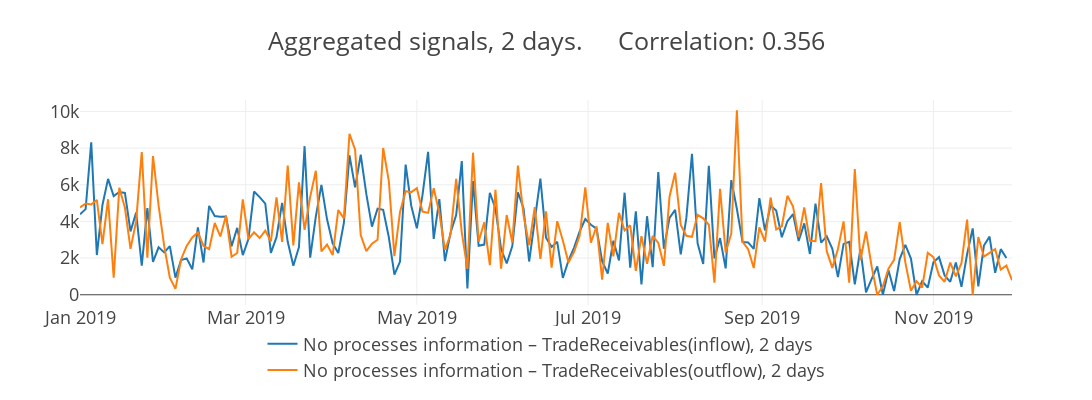
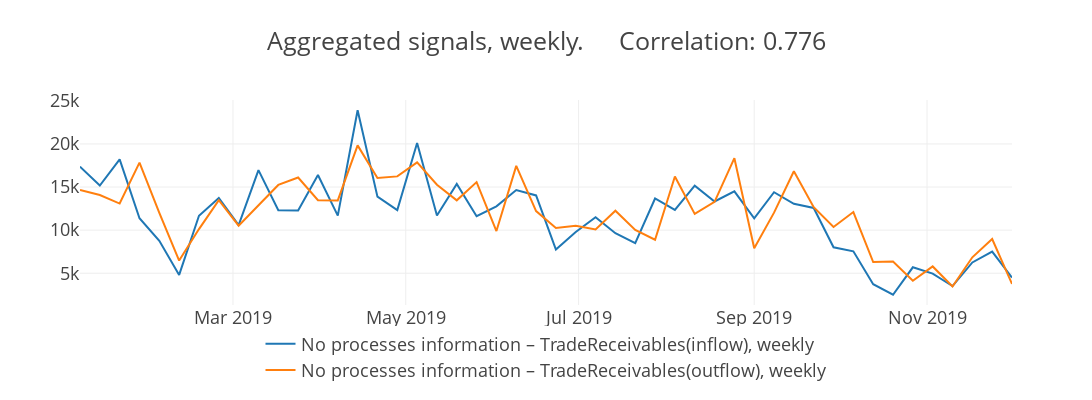
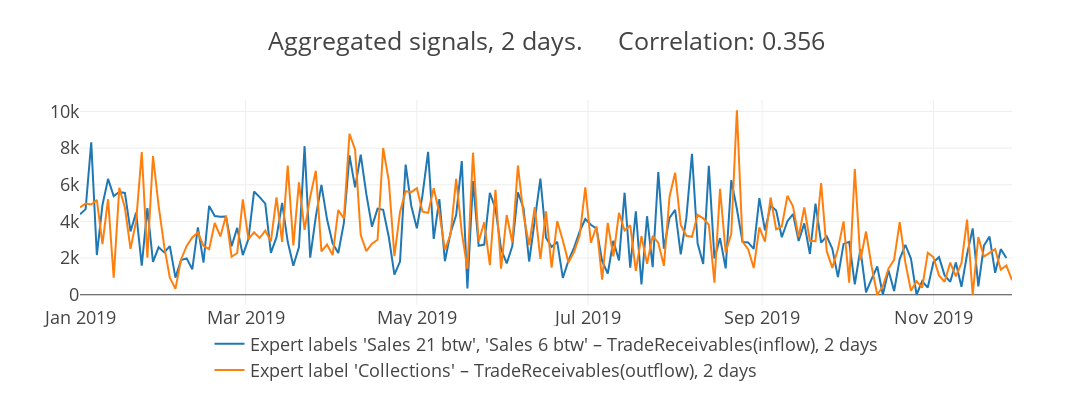
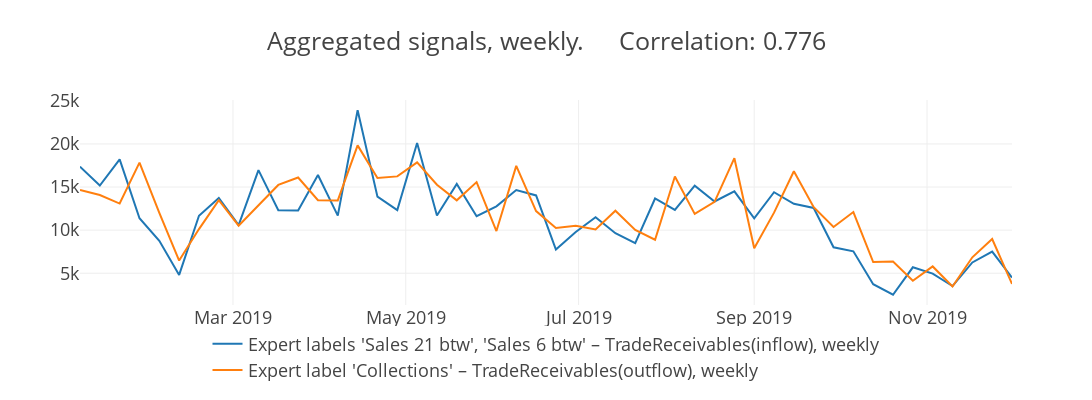

Notebook cell for these charts, in order:
### Markdown cell above
# Trade receivables plausible relationship

### Code cell
from NetEmbs.utils.modelling.extract_signals import extract_signals
from NetEmbs.utils.modelling.evaluation import evaluate_model
Relationship_name = "TradeReceivables"
TR_DF = pd.DataFrame() # Empty DataFrame to store results
# /////////// CD Model query \\\\\\\\\\\\\
CURENT_QUERY = [{"select": ["ALL"], 
                              "_with": {"FA_Name": "TradeReceivables", "flow": "inflow"}}, 
                                {"select": ["ALL"], "_with": {"FA_Name": "TradeReceivables", "flow": "outflow"}}]
for agg_period in ["2D", "W"]:
    cur_result = extract_signals(df_all, shift=(0, -2), query=CURENT_QUERY, 
                                 on="label", agg_period=agg_period, 
                title=f"{IMAGE_FOLDER}/CD_Model_{Relationship_name}_{agg_period}_")
    TR_DF = TR_DF.append(cur_result.assign(Model="CD Model", agg_period=agg_period))
    
# Repeat the same for expert labels
# ///////// Expert Model query \\\\\\\\\\\\\\
CURENT_QUERY = [{"select": ["Sales 21 btw", "Sales 6 btw"], 
                              "_with": {"FA_Name": "TradeReceivables", "flow": "inflow"}}, 
                                {"select": ["Collections"], "_with": {"FA_Name": "TradeReceivables", "flow": "outflow"}}]
for agg_period in ["2D", "W"]:
    cur_result = extract_signals(df_all, shift=(0, -2), query=CURENT_QUERY, 
                                 on="GroundTruth", agg_period=agg_period, 
                title=f"{IMAGE_FOLDER}/expertFSN_{Relationship_name}_{agg_period}_")
    TR_DF = TR_DF.append(cur_result.assign(Model="Expert labels FSN Model", agg_period=agg_period))
    
# And predicted labels
# CD Model query
CURENT_QUERY = [{"select": [2, 10], 
                              "_with": {"FA_Name": "TradeReceivables", "flow": "inflow"}}, 
                                {"select": [0], "_with":  {"FA_Name": "TradeReceivables", "flow": "outflow"}}]
for agg_period in ["2D", "W"]:
    cur_result = extract_signals(df_all, shift=(0, -2), query=CURENT_QUERY, 
                                 on="label", agg_period=agg_period, 
                title=f"{IMAGE_FOLDER}/aFSN_{Relationship_name}_{agg_period}_")
    TR_DF = TR_DF.append(cur_result.assign(Model="Predicted labels FSN Model", agg_period=agg_period))
    
# Store scores to file
TR_DF.groupby(["Model", "agg_period"]).apply(evaluate_model).to_excel(f"{IMAGE_FOLDER}/Scores_for_{Relationship_name}.xlsx")

# Plot regression, Do not worry, I scaled the data here to unit interval. Update Axis labels according to your data.
for name, group in TR_DF.groupby("agg_period"):
    draw.regression_plot(group, save=True, filename=f"{IMAGE_FOLDER}/{Relationship_name}_{name}", 
                         labels=["Trade Receivables, inflow", "Trade Receivables, outflow"], context="paper_full")

### Figure 1 — Plotly figure (JSON) as saved in the notebook; plotly's stock layout.template omitted (floating-point values rounded to 4 significant figures; data arrays with more than 128 entries replaced by an {"elided": "..."} marker saying what was removed)
{"data": [{"name": "No processes information – TradeReceivables(inflow), 2 days", "type": "scatter", "uid": "04f10c06-ec02-4a54-936d-94e04432709d", "x": {"elided": "166 str values"}, "y": {"elided": "166 float values"}}, {"name": "No processes information – TradeReceivables(outflow), 2 days", "type": "scatter", "uid": "45e04445-753b-4542-b061-2bdc80ea7f69", "x": {"elided": "167 str values"}, "y": {"elided": "167 float values"}}], "layout": {"font": {"size": 18}, "height": 400, "hovermode": "closest", "legend": {"font": {"size": 18}, "orientation": "h", "x": 0.5, "xanchor": "center", "y": -0.1}, "showlegend": true, "title": {"text": "Aggregated signals, 2 days.     Correlation: 0.356"}, "width": 1200}}

### Figure 2 — Plotly figure (JSON) as saved in the notebook; plotly's stock layout.template omitted (floating-point values rounded to 4 significant figures)
{"data": [{"name": "No processes information – TradeReceivables(inflow), weekly", "type": "scatter", "uid": "eb301512-e9ad-4df4-aa15-db11a05a3b8b", "x": ["2019-01-06", "2019-01-13", "2019-01-20", "2019-01-27", "2019-02-03", "2019-02-10", "2019-02-17", "2019-02-24", "2019-03-03", "2019-03-10", "2019-03-17", "2019-03-24", "2019-03-31", "2019-04-07", "2019-04-14", "2019-04-21", "2019-04-28", "2019-05-05", "2019-05-12", "2019-05-19", "2019-05-26", "2019-06-02", "2019-06-09", "2019-06-16", "2019-06-23", "2019-06-30", "2019-07-07", "2019-07-14", "2019-07-21", "2019-07-28", "2019-08-04", "2019-08-11", "2019-08-18", "2019-08-25", "2019-09-01", "2019-09-08", "2019-09-15", "2019-09-22", "2019-09-29", "2019-10-06", "2019-10-13", "2019-10-20", "2019-10-27", "2019-11-03", "2019-11-10", "2019-11-17", "2019-11-24", "2019-12-01"], "y": [17370.0, 15180.0, 18210.0, 11380.0, 8757.0, 4808.0, 11660.0, 13730.0, 10590.0, 16960.0, 12310.0, 12290.0, 16400.0, 11680.0, 23910.0, 13880.0, 12330.0, 20110.0, 11700.0, 15370.0, 11620.0, 12760.0, 14650.0, 14030.0, 7756.0, 9791.0, 11490.0, 9648.0, 8489.0, 13670.0, 12340.0, 15160.0, 13320.0, 14500.0, 11380.0, 14400.0, 13050.0, 12570.0, 8013.0, 7539.0, 3731.0, 2505.0, 5691.0, 4951.0, 3518.0, 6254.0, 7509.0, 4495.0]}, {"name": "No processes information – TradeReceivables(outflow), weekly", "type": "scatter", "uid": "432c4629-81de-47c1-9fa4-afd33e4c05ad", "x": ["2019-01-06", "2019-01-13", "2019-01-20", "2019-01-27", "2019-02-03", "2019-02-10", "2019-02-17", "2019-02-24", "2019-03-03", "2019-03-10", "2019-03-17", "2019-03-24", "2019-03-31", "2019-04-07", "2019-04-14", "2019-04-21", "2019-04-28", "2019-05-05", "2019-05-12", "2019-05-19", "2019-05-26", "2019-06-02", "2019-06-09", "2019-06-16", "2019-06-23", "2019-06-30", "2019-07-07", "2019-07-14", "2019-07-21", "2019-07-28", "2019-08-04", "2019-08-11", "2019-08-18", "2019-08-25", "2019-09-01", "2019-09-08", "2019-09-15", "2019-09-22", "2019-09-29", "2019-10-06", "2019-10-13", "2019-10-20", "2019-10-27", "2019-11-03", "2019-11-10", "2019-11-17", "2019-11-24", "2019-12-01"], "y": [14670.0, 14080.0, 13080.0, 17840.0, 12000.0, 6470.0, 10120.0, 13480.0, 10520.0, 12910.0, 15240.0, 16100.0, 13470.0, 13450.0, 19830.0, 16050.0, 16240.0, 17860.0, 15270.0, 13450.0, 15570.0, 9899.0, 17450.0, 12210.0, 10240.0, 10510.0, 10080.0, 12250.0, 10030.0, 8888.0, 16220.0, 11880.0, 13290.0, 18340.0, 7891.0, 12030.0, 16830.0, 12670.0, 10370.0, 12100.0, 6296.0, 6360.0, 4120.0, 5791.0, 3466.0, 6848.0, 8973.0, 3755.0]}], "layout": {"font": {"size": 18}, "height": 400, "hovermode": "closest", "legend": {"font": {"size": 18}, "orientation": "h", "x": 0.5, "xanchor": "center", "y": -0.1}, "showlegend": true, "title": {"text": "Aggregated signals, weekly.     Correlation: 0.776"}, "width": 1200}}

### Figure 3 — Plotly figure (JSON) as saved in the notebook; plotly's stock layout.template omitted (floating-point values rounded to 4 significant figures; data arrays with more than 128 entries replaced by an {"elided": "..."} marker saying what was removed)
{"data": [{"name": "Expert labels 'Sales 21 btw', 'Sales 6 btw' – TradeReceivables(inflow), 2 days", "type": "scatter", "uid": "09714793-6bf9-4ccb-9808-564ce9f387a8", "x": {"elided": "166 str values"}, "y": {"elided": "166 float values"}}, {"name": "Expert label 'Collections' – TradeReceivables(outflow), 2 days", "type": "scatter", "uid": "f16a3f76-41e2-4e06-96fe-eaf3a023ff3c", "x": {"elided": "167 str values"}, "y": {"elided": "167 float values"}}], "layout": {"font": {"size": 18}, "height": 400, "hovermode": "closest", "legend": {"font": {"size": 18}, "orientation": "h", "x": 0.5, "xanchor": "center", "y": -0.1}, "showlegend": true, "title": {"text": "Aggregated signals, 2 days.     Correlation: 0.356"}, "width": 1200}}

### Figure 4 — Plotly figure (JSON) as saved in the notebook; plotly's stock layout.template omitted (floating-point values rounded to 4 significant figures)
{"data": [{"name": "Expert labels 'Sales 21 btw', 'Sales 6 btw' – TradeReceivables(inflow), weekly", "type": "scatter", "uid": "a71f4aeb-4cdd-4075-9187-58d1694b6b9d", "x": ["2019-01-06", "2019-01-13", "2019-01-20", "2019-01-27", "2019-02-03", "2019-02-10", "2019-02-17", "2019-02-24", "2019-03-03", "2019-03-10", "2019-03-17", "2019-03-24", "2019-03-31", "2019-04-07", "2019-04-14", "2019-04-21", "2019-04-28", "2019-05-05", "2019-05-12", "2019-05-19", "2019-05-26", "2019-06-02", "2019-06-09", "2019-06-16", "2019-06-23", "2019-06-30", "2019-07-07", "2019-07-14", "2019-07-21", "2019-07-28", "2019-08-04", "2019-08-11", "2019-08-18", "2019-08-25", "2019-09-01", "2019-09-08", "2019-09-15", "2019-09-22", "2019-09-29", "2019-10-06", "2019-10-13", "2019-10-20", "2019-10-27", "2019-11-03", "2019-11-10", "2019-11-17", "2019-11-24", "2019-12-01"], "y": [17370.0, 15180.0, 18210.0, 11380.0, 8757.0, 4808.0, 11660.0, 13730.0, 10590.0, 16960.0, 12310.0, 12290.0, 16400.0, 11680.0, 23910.0, 13880.0, 12330.0, 20110.0, 11700.0, 15370.0, 11620.0, 12760.0, 14650.0, 14030.0, 7756.0, 9791.0, 11490.0, 9648.0, 8489.0, 13670.0, 12340.0, 15160.0, 13320.0, 14500.0, 11380.0, 14400.0, 13050.0, 12570.0, 8013.0, 7539.0, 3731.0, 2505.0, 5691.0, 4951.0, 3518.0, 6254.0, 7509.0, 4495.0]}, {"name": "Expert label 'Collections' – TradeReceivables(outflow), weekly", "type": "scatter", "uid": "fc27eb0f-e9f7-4fcc-8fa9-8ee3c3ab0e63", "x": ["2019-01-06", "2019-01-13", "2019-01-20", "2019-01-27", "2019-02-03", "2019-02-10", "2019-02-17", "2019-02-24", "2019-03-03", "2019-03-10", "2019-03-17", "2019-03-24", "2019-03-31", "2019-04-07", "2019-04-14", "2019-04-21", "2019-04-28", "2019-05-05", "2019-05-12", "2019-05-19", "2019-05-26", "2019-06-02", "2019-06-09", "2019-06-16", "2019-06-23", "2019-06-30", "2019-07-07", "2019-07-14", "2019-07-21", "2019-07-28", "2019-08-04", "2019-08-11", "2019-08-18", "2019-08-25", "2019-09-01", "2019-09-08", "2019-09-15", "2019-09-22", "2019-09-29", "2019-10-06", "2019-10-13", "2019-10-20", "2019-10-27", "2019-11-03", "2019-11-10", "2019-11-17", "2019-11-24", "2019-12-01"], "y": [14670.0, 14080.0, 13080.0, 17840.0, 12000.0, 6470.0, 10120.0, 13480.0, 10520.0, 12910.0, 15240.0, 16100.0, 13470.0, 13450.0, 19830.0, 16050.0, 16240.0, 17860.0, 15270.0, 13450.0, 15570.0, 9899.0, 17450.0, 12210.0, 10240.0, 10510.0, 10080.0, 12250.0, 10030.0, 8888.0, 16220.0, 11880.0, 13290.0, 18340.0, 7891.0, 12030.0, 16830.0, 12670.0, 10370.0, 12100.0, 6296.0, 6360.0, 4120.0, 5791.0, 3466.0, 6848.0, 8973.0, 3755.0]}], "layout": {"font": {"size": 18}, "height": 400, "hovermode": "closest", "legend": {"font": {"size": 18}, "orientation": "h", "x": 0.5, "xanchor": "center", "y": -0.1}, "showlegend": true, "title": {"text": "Aggregated signals, weekly.     Correlation: 0.776"}, "width": 1200}}
